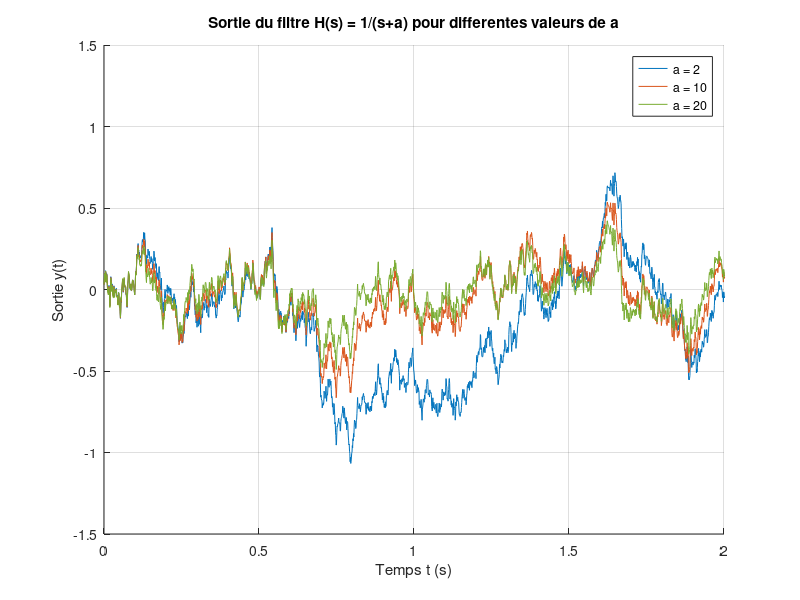

Write MATLAB code to recreate this figure.
clear; close all; clc;

rng(9);

Fs = 1000;
Ts = 1 / Fs;
N = 8192;
t = (0:N-1) * Ts;

x = sqrt(Fs) * randn(1, N);

a_list = [2 10 20];
couleurs = [0.00 0.45 0.74;
            0.85 0.33 0.10;
            0.47 0.67 0.19];

figure;
hold on;
grid on;

for k = 1:numel(a_list)
    a = a_list(k);

    L = min(N, ceil(8 / (a*Ts)) + 1);
    th = (0:L-1) * Ts;
    h = exp(-a * th);

    y = conv(x, h) * Ts;
    y = y(1:N);

    plot(t, y, 'Color', couleurs(k,:));
end

xlabel('Temps t (s)');
ylabel('Sortie y(t)');
title('Sortie du filtre H(s) = 1/(s+a) pour differentes valeurs de a');
legend(arrayfun(@(a) sprintf('a = %g', a), a_list, ...
       'UniformOutput', false), 'Location', 'best');
xlim([0 min(2, t(end))]);
